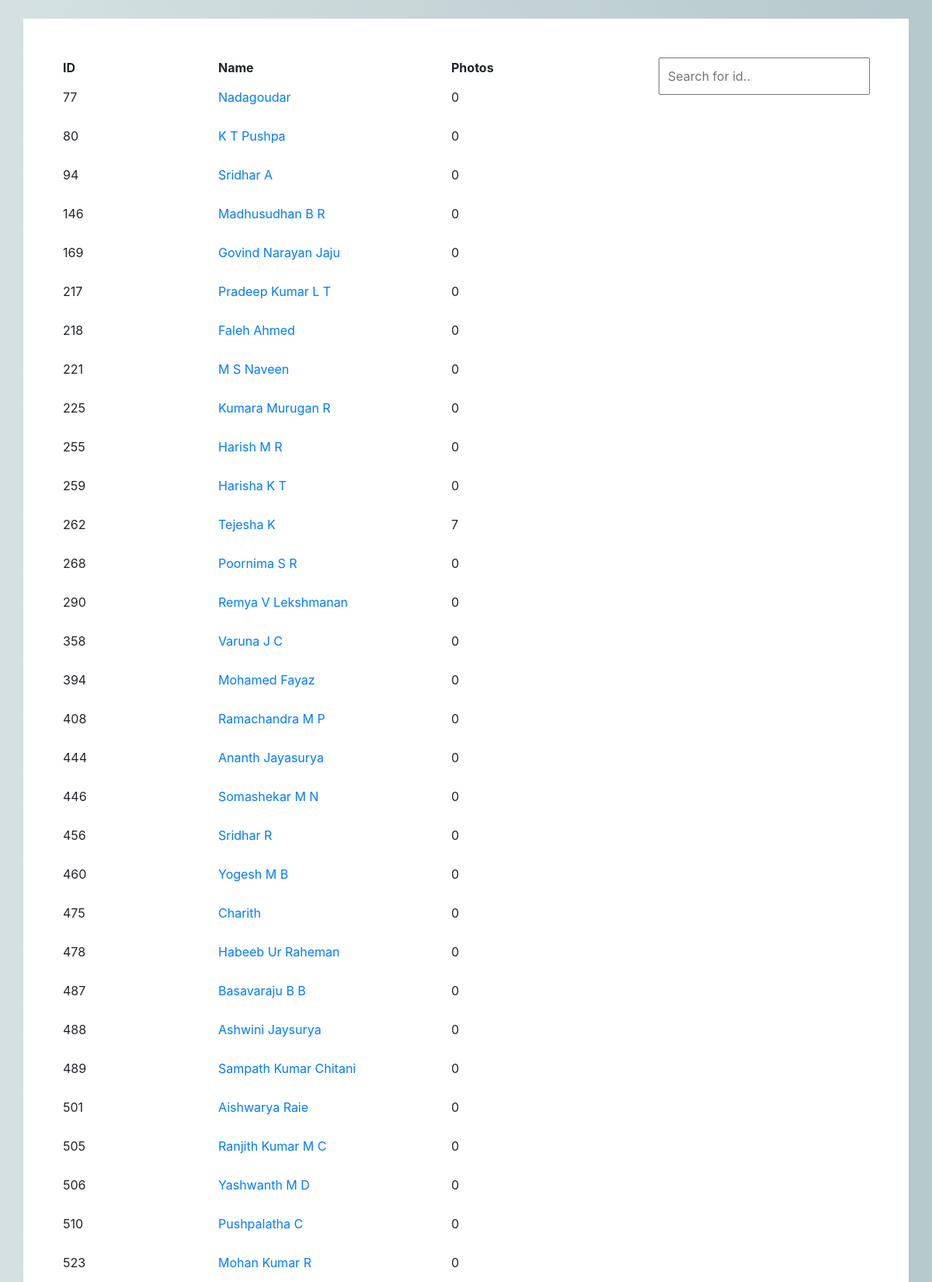
The app's page /add_photos/ (upper part) with its own data.
### app/models.py (models this page shows, shortened)
class Employee(models.Model):
	id = models.CharField(primary_key=True, max_length=10)
	name = models.CharField(max_length=50)
	def num_photos(self):
		try:
			DIR = f"app/facerec/dataset/{self.name}_{self.id}"
			img_count = len(os.listdir(DIR))
			return img_count
		except:
			return 0

### app/views.py (the view)
# urls.py: path('add_photos/', views.add_photos, name='add_photos'),
def add_photos(request):
	emp_list = Employee.objects.all()
	return render(request, 'app/add_photos.html', {'emp_list': emp_list})

### app/templates/app/add_photos.html (shortened to what this page needs)
{% extends 'base.html' %}
{% load static %}
{% block content %}
<div class="container" style="background-color: white; padding: 50px; float: ">
  <input type="text" id="myInput" onkeyup="myFunction()" placeholder="Search for id.." style="float: right;padding: 10px;">
  <table id="myTable">
    	<tr class="header">
      	<th width="200">ID</th>
      	<th width="300">Name</th>
        <th width="100">Photos</th>
  	</tr>
  	{% for emp in emp_list %}
  		<tr style="height: 50px; width: 50px;">
  			<td>{{emp.id}}</td>
  			<td><a href="{% url 'click_photos' emp.id %}">{{emp.name}}</a></td>
        <td>{{emp.num_photos}}</td>
  		</tr>
  	{% endfor %}
  </table>
</div>
{% endblock %}

### app/templates/base.html (shortened to what this page needs)
{% load static %}
<!DOCTYPE html>
<html>
<head>
	<link href="https://stackpath.bootstrapcdn.com/bootstrap/4.1.3/css/bootstrap.min.css" rel="stylesheet">
	<link rel="stylesheet" href="{% static 'css/bootstrap.css' %}">
	<link rel="stylesheet" href="{% static 'css/main.css' %}">
</head>
<body>
	<br>
	{% block content %}{% endblock %}
</body>
</html>

### app/static/css/main.css (style rules this page uses)
body { background-image: -moz-linear-gradient(0deg, #d5e1e1 0%, #b5c8cc 100%); background-image: -webkit-linear-gradient(0deg, #d5e1e1 0%, #b5c8cc 100%); background-image: -ms-linear-gradient(0deg, #d5e1e1 0%, #b5c8cc 100%); }

### records on screen
Employee: id "77", name "Nadagoudar", num_photos "0"
Employee: id "80", name "K T Pushpa", num_photos "0"
Employee: id "94", name "Sridhar A", num_photos "0"
Employee: id "146", name "Madhusudhan B R", num_photos "0"
Employee: id "169", name "Govind Narayan Jaju", num_photos "0"
Employee: id "217", name "Pradeep Kumar L T", num_photos "0"
Employee: id "218", name "Faleh Ahmed", num_photos "0"
Employee: id "221", name "M S Naveen", num_photos "0"
Employee: id "225", name "Kumara Murugan R", num_photos "0"
Employee: id "255", name "Harish M R", num_photos "0"
Employee: id "259", name "Harisha K T", num_photos "0"
Employee: id "262", name "Tejesha K", num_photos "7"
Employee: id "268", name "Poornima S R", num_photos "0"
Employee: id "290", name "Remya V Lekshmanan", num_photos "0"
Employee: id "358", name "Varuna J C", num_photos "0"
Employee: id "394", name "Mohamed Fayaz", num_photos "0"
Employee: id "408", name "Ramachandra M P", num_photos "0"
Employee: id "444", name "Ananth Jayasurya", num_photos "0"
Employee: id "446", name "Somashekar M N", num_photos "0"
Employee: id "456", name "Sridhar R", num_photos "0"
Employee: id "460", name "Yogesh M B", num_photos "0"
Employee: id "475", name "Charith", num_photos "0"
Employee: id "478", name "Habeeb Ur Raheman", num_photos "0"
Employee: id "487", name "Basavaraju B B", num_photos "0"
Employee: id "488", name "Ashwini Jaysurya", num_photos "0"
Employee: id "489", name "Sampath Kumar Chitani", num_photos "0"
Employee: id "501", name "Aishwarya Raie", num_photos "0"
Employee: id "505", name "Ranjith Kumar M C", num_photos "0"
Employee: id "506", name "Yashwanth M D", num_photos "0"
Employee: id "510", name "Pushpalatha C", num_photos "0"
Employee: id "523", name "Mohan Kumar R", num_photos "0"
